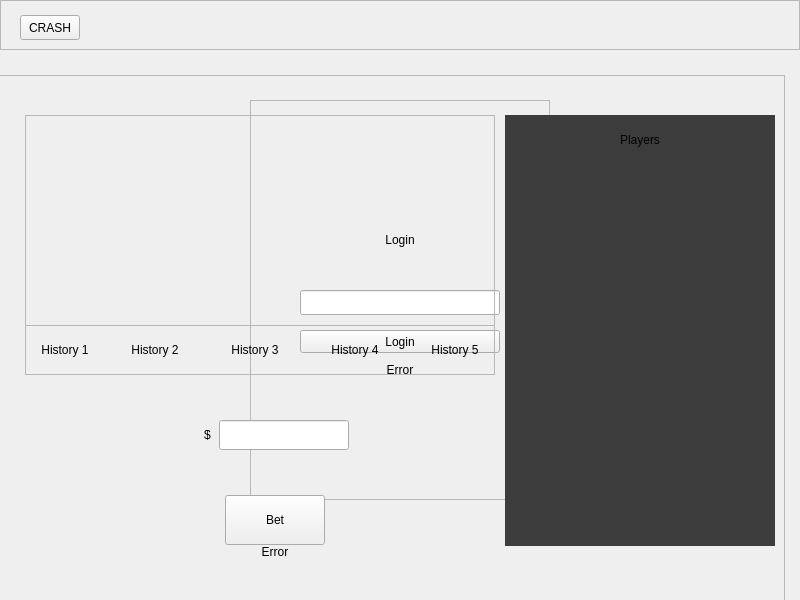
<?xml version="1.0" encoding="UTF-8"?>
<ui version="4.0">
 <class>MainWindow</class>
 <widget class="QMainWindow" name="MainWindow">
  <property name="geometry">
   <rect>
    <x>0</x>
    <y>0</y>
    <width>800</width>
    <height>600</height>
   </rect>
  </property>
  <property name="minimumSize">
   <size>
    <width>800</width>
    <height>600</height>
   </size>
  </property>
  <property name="maximumSize">
   <size>
    <width>800</width>
    <height>600</height>
   </size>
  </property>
  <property name="windowTitle">
   <string>MainWindow</string>
  </property>
  <widget class="QWidget" name="centralwidget">
   <widget class="QFrame" name="login_frame">
    <property name="geometry">
     <rect>
      <x>250</x>
      <y>100</y>
      <width>300</width>
      <height>400</height>
     </rect>
    </property>
    <property name="frameShape">
     <enum>QFrame::StyledPanel</enum>
    </property>
    <property name="frameShadow">
     <enum>QFrame::Raised</enum>
    </property>
    <widget class="QLabel" name="login_label">
     <property name="geometry">
      <rect>
       <x>25</x>
       <y>110</y>
       <width>250</width>
       <height>60</height>
      </rect>
     </property>
     <property name="text">
      <string>Login</string>
     </property>
     <property name="alignment">
      <set>Qt::AlignCenter</set>
     </property>
    </widget>
    <widget class="QLineEdit" name="username_input">
     <property name="geometry">
      <rect>
       <x>50</x>
       <y>190</y>
       <width>200</width>
       <height>25</height>
      </rect>
     </property>
    </widget>
    <widget class="QPushButton" name="login_button">
     <property name="geometry">
      <rect>
       <x>50</x>
       <y>230</y>
       <width>200</width>
       <height>23</height>
      </rect>
     </property>
     <property name="text">
      <string>Login</string>
     </property>
    </widget>
    <widget class="QLabel" name="login_error_label">
     <property name="geometry">
      <rect>
       <x>50</x>
       <y>260</y>
       <width>200</width>
       <height>20</height>
      </rect>
     </property>
     <property name="text">
      <string>Error</string>
     </property>
     <property name="alignment">
      <set>Qt::AlignCenter</set>
     </property>
    </widget>
   </widget>
   <widget class="QFrame" name="header_frame">
    <property name="geometry">
     <rect>
      <x>0</x>
      <y>0</y>
      <width>800</width>
      <height>50</height>
     </rect>
    </property>
    <property name="frameShape">
     <enum>QFrame::StyledPanel</enum>
    </property>
    <property name="frameShadow">
     <enum>QFrame::Raised</enum>
    </property>
    <widget class="QLabel" name="header_name">
     <property name="geometry">
      <rect>
       <x>476</x>
       <y>15</y>
       <width>311</width>
       <height>25</height>
      </rect>
     </property>
     <property name="text">
      <string/>
     </property>
     <property name="alignment">
      <set>Qt::AlignRight|Qt::AlignTrailing|Qt::AlignVCenter</set>
     </property>
    </widget>
    <widget class="QPushButton" name="crash_button">
     <property name="geometry">
      <rect>
       <x>20</x>
       <y>15</y>
       <width>60</width>
       <height>25</height>
      </rect>
     </property>
     <property name="text">
      <string>CRASH</string>
     </property>
    </widget>
   </widget>
   <widget class="QFrame" name="crash_frame">
    <property name="geometry">
     <rect>
      <x>-15</x>
      <y>75</y>
      <width>800</width>
      <height>550</height>
     </rect>
    </property>
    <property name="frameShape">
     <enum>QFrame::StyledPanel</enum>
    </property>
    <property name="frameShadow">
     <enum>QFrame::Raised</enum>
    </property>
    <widget class="QFrame" name="crash_amount_frame">
     <property name="geometry">
      <rect>
       <x>40</x>
       <y>40</y>
       <width>470</width>
       <height>260</height>
      </rect>
     </property>
     <property name="frameShape">
      <enum>QFrame::StyledPanel</enum>
     </property>
     <property name="frameShadow">
      <enum>QFrame::Raised</enum>
     </property>
     <widget class="QLabel" name="crash_amount">
      <property name="geometry">
       <rect>
        <x>10</x>
        <y>80</y>
        <width>450</width>
        <height>100</height>
       </rect>
      </property>
      <property name="text">
       <string/>
      </property>
      <property name="alignment">
       <set>Qt::AlignCenter</set>
      </property>
     </widget>
     <widget class="QFrame" name="crash_history_frame">
      <property name="geometry">
       <rect>
        <x>0</x>
        <y>210</y>
        <width>471</width>
        <height>50</height>
       </rect>
      </property>
      <property name="frameShape">
       <enum>QFrame::StyledPanel</enum>
      </property>
      <property name="frameShadow">
       <enum>QFrame::Raised</enum>
      </property>
      <widget class="QLabel" name="crash_history_1">
       <property name="geometry">
        <rect>
         <x>0</x>
         <y>5</y>
         <width>80</width>
         <height>40</height>
        </rect>
       </property>
       <property name="text">
        <string>History 1</string>
       </property>
       <property name="alignment">
        <set>Qt::AlignCenter</set>
       </property>
      </widget>
      <widget class="QLabel" name="crash_history_2">
       <property name="geometry">
        <rect>
         <x>90</x>
         <y>5</y>
         <width>80</width>
         <height>40</height>
        </rect>
       </property>
       <property name="text">
        <string>History 2</string>
       </property>
       <property name="alignment">
        <set>Qt::AlignCenter</set>
       </property>
      </widget>
      <widget class="QLabel" name="crash_history_3">
       <property name="geometry">
        <rect>
         <x>190</x>
         <y>5</y>
         <width>80</width>
         <height>40</height>
        </rect>
       </property>
       <property name="text">
        <string>History 3</string>
       </property>
       <property name="alignment">
        <set>Qt::AlignCenter</set>
       </property>
      </widget>
      <widget class="QLabel" name="crash_history_4">
       <property name="geometry">
        <rect>
         <x>290</x>
         <y>5</y>
         <width>80</width>
         <height>40</height>
        </rect>
       </property>
       <property name="text">
        <string>History 4</string>
       </property>
       <property name="alignment">
        <set>Qt::AlignCenter</set>
       </property>
      </widget>
      <widget class="QLabel" name="crash_history_5">
       <property name="geometry">
        <rect>
         <x>390</x>
         <y>5</y>
         <width>80</width>
         <height>40</height>
        </rect>
       </property>
       <property name="text">
        <string>History 5</string>
       </property>
       <property name="alignment">
        <set>Qt::AlignCenter</set>
       </property>
      </widget>
     </widget>
    </widget>
    <widget class="QPushButton" name="crash_bet_button">
     <property name="geometry">
      <rect>
       <x>240</x>
       <y>420</y>
       <width>100</width>
       <height>50</height>
      </rect>
     </property>
     <property name="text">
      <string>Bet</string>
     </property>
    </widget>
    <widget class="QLineEdit" name="crash_bet_amount">
     <property name="geometry">
      <rect>
       <x>234</x>
       <y>345</y>
       <width>130</width>
       <height>30</height>
      </rect>
     </property>
    </widget>
    <widget class="QLabel" name="crash_bet_money_sign">
     <property name="geometry">
      <rect>
       <x>210</x>
       <y>345</y>
       <width>25</width>
       <height>30</height>
      </rect>
     </property>
     <property name="text">
      <string>$</string>
     </property>
     <property name="alignment">
      <set>Qt::AlignCenter</set>
     </property>
    </widget>
    <widget class="QLabel" name="crash_bet_label">
     <property name="geometry">
      <rect>
       <x>234</x>
       <y>345</y>
       <width>130</width>
       <height>30</height>
      </rect>
     </property>
     <property name="text">
      <string/>
     </property>
    </widget>
    <widget class="QLabel" name="crash_bet_message">
     <property name="geometry">
      <rect>
       <x>165</x>
       <y>470</y>
       <width>250</width>
       <height>13</height>
      </rect>
     </property>
     <property name="text">
      <string>Error</string>
     </property>
     <property name="alignment">
      <set>Qt::AlignCenter</set>
     </property>
    </widget>
    <widget class="QScrollArea" name="crash_players_scroll">
     <property name="geometry">
      <rect>
       <x>520</x>
       <y>40</y>
       <width>270</width>
       <height>431</height>
      </rect>
     </property>
     <property name="styleSheet">
      <string notr="true">background-color: rgb(60, 60, 60);
border: 0px solid white;</string>
     </property>
     <property name="widgetResizable">
      <bool>true</bool>
     </property>
     <widget class="QWidget" name="scrollAreaWidgetContents">
      <property name="geometry">
       <rect>
        <x>0</x>
        <y>0</y>
        <width>270</width>
        <height>431</height>
       </rect>
      </property>
      <widget class="QLabel" name="crash_players_label">
       <property name="geometry">
        <rect>
         <x>15</x>
         <y>65</y>
         <width>240</width>
         <height>5000</height>
        </rect>
       </property>
       <property name="text">
        <string/>
       </property>
       <property name="alignment">
        <set>Qt::AlignHCenter|Qt::AlignTop</set>
       </property>
      </widget>
      <widget class="QLabel" name="crash_players_title">
       <property name="geometry">
        <rect>
         <x>70</x>
         <y>10</y>
         <width>130</width>
         <height>30</height>
        </rect>
       </property>
       <property name="text">
        <string>Players</string>
       </property>
       <property name="alignment">
        <set>Qt::AlignCenter</set>
       </property>
      </widget>
     </widget>
    </widget>
    <zorder>crash_amount_frame</zorder>
    <zorder>crash_bet_button</zorder>
    <zorder>crash_bet_money_sign</zorder>
    <zorder>crash_bet_label</zorder>
    <zorder>crash_bet_amount</zorder>
    <zorder>crash_bet_message</zorder>
    <zorder>crash_players_scroll</zorder>
   </widget>
   <zorder>header_frame</zorder>
   <zorder>login_frame</zorder>
   <zorder>crash_frame</zorder>
  </widget>
 </widget>
 <resources/>
 <connections/>
</ui>
